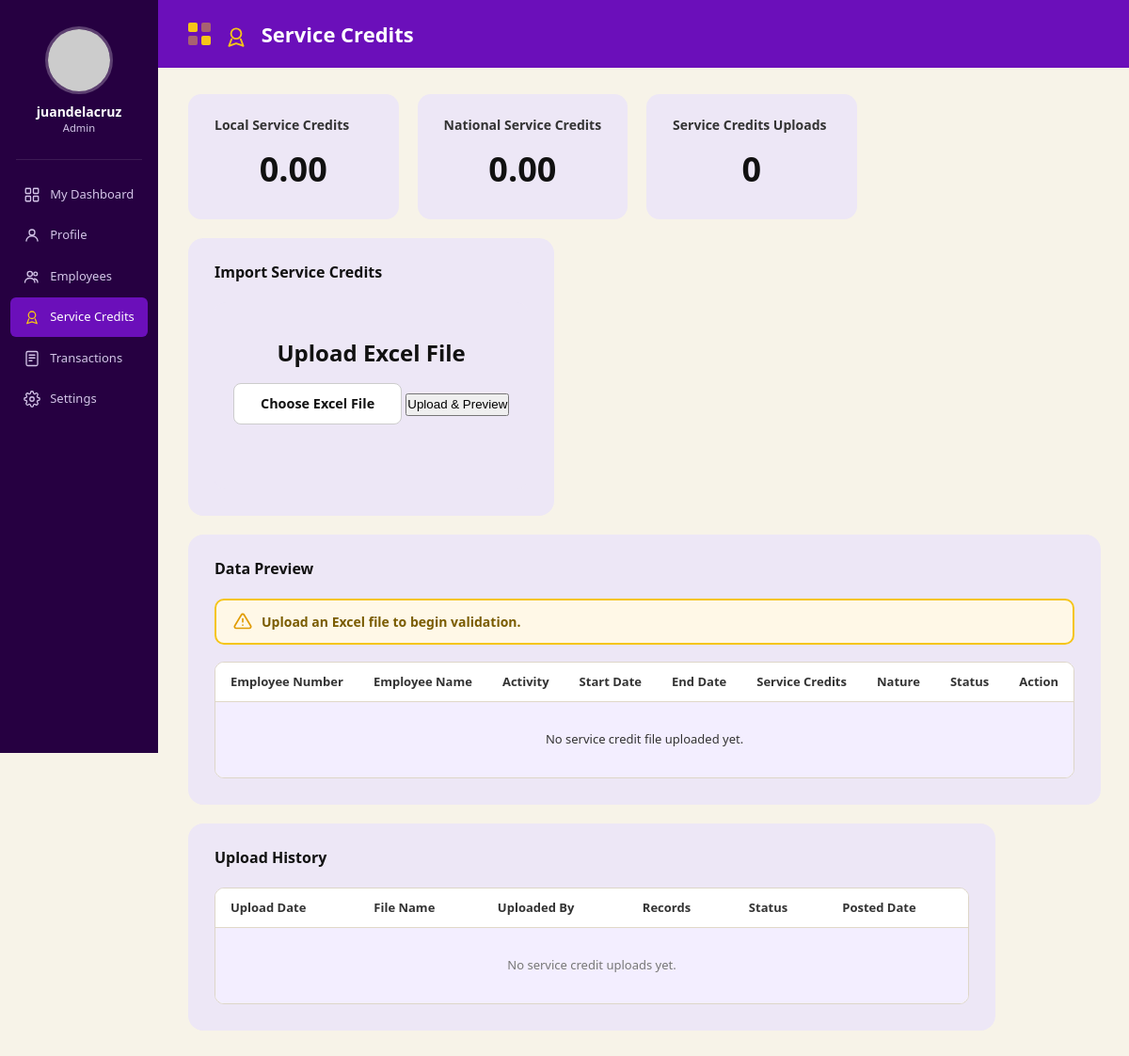
/Pages/Admin/adminServiceCredits.php (signed in), run on an earlier commit of the app's database.
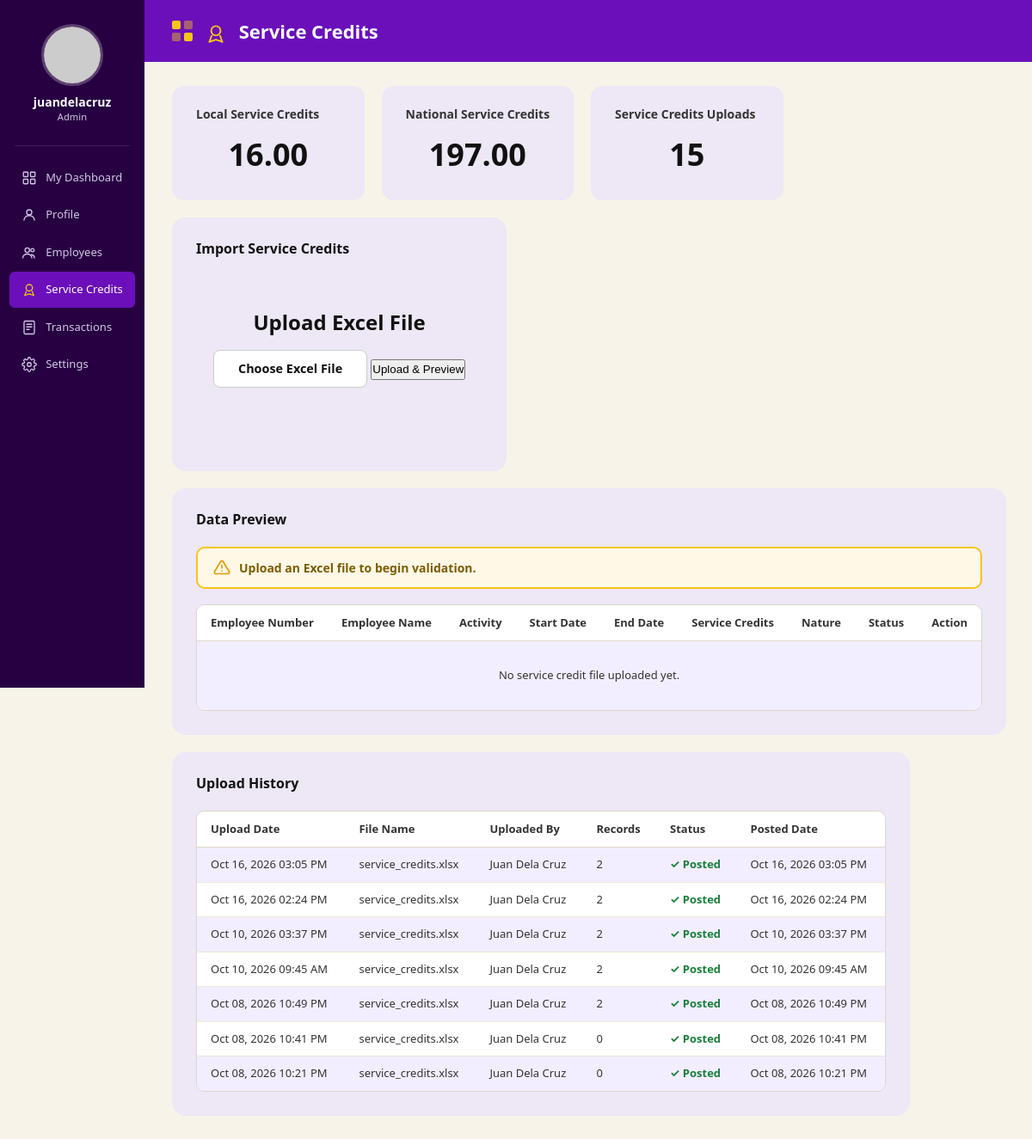
And on a later commit of the database.
### tables this page shows
CREATE TABLE `credit_upload_batches` (
  `upload_batch_id` int(10) UNSIGNED NOT NULL,
  `uploaded_by` int(10) UNSIGNED NOT NULL,
  `file_name` varchar(255) NOT NULL,
  `file_path` varchar(500) DEFAULT NULL,
  `status` enum('UPLOADED','POSTED','CANCELLED') NOT NULL DEFAULT 'UPLOADED',
  `uploaded_at` datetime NOT NULL DEFAULT current_timestamp(),
  `posted_at` datetime DEFAULT NULL
);

### Pages/Admin/adminServiceCredits.php (the view, shortened to what the changed rows need)
<?php
$pdo = db();
$localCreditsStatement = $pdo->prepare("
    SELECT COALESCE(
        SUM(
            CASE
                WHEN transaction_type = 'EARNED'
                    THEN credit_amount
                WHEN transaction_type = 'DEDUCTED'
                    THEN -credit_amount
                ELSE 0
            END
        ), 0
    ) AS total_local_credits
    FROM service_credit_transactions
    WHERE employee_id = ?
      AND credit_type_id = 1
");
$localCreditsStatement->execute([
    $_SESSION['employee_id']
]);
$result = $localCreditsStatement->fetch(PDO::FETCH_ASSOC);
$totalLocalCredits = (float) $result['total_local_credits'];
$nationalCreditsStatement = $pdo->prepare("
    SELECT COALESCE(
        SUM(
            CASE
                WHEN transaction_type = 'EARNED'
                    THEN credit_amount
                WHEN transaction_type = 'DEDUCTED'
                    THEN -credit_amount
                ELSE 0
            END
        ), 0
    ) AS total_national_credits
    FROM service_credit_transactions
    WHERE employee_id = ?
      AND credit_type_id = 2
");
$nationalCreditsStatement->execute([
    $_SESSION['employee_id']
]);
$result = $nationalCreditsStatement->fetch(PDO::FETCH_ASSOC);
$totalNationalCredits = (float) $result['total_national_credits'];
$uploadServiceStatement = $pdo->query("
    SELECT COUNT(*) AS total_upload_records
    FROM service_credit_transactions
");
$uploadService = $uploadServiceStatement->fetch();
$historyStatement = $pdo->query("
    SELECT
        b.upload_batch_id,
        b.file_name,
        b.uploaded_at,
        b.status,
        b.posted_at,
        CONCAT(
            e.first_name,
            ' ',
            e.last_name
        ) AS uploaded_by_name,
        COUNT(t.transaction_id) AS record_count
    FROM credit_upload_batches b
    INNER JOIN accounts a
        ON a.account_id = b.uploaded_by
    INNER JOIN employees e
        ON e.employee_id = a.employee_id
    LEFT JOIN service_credit_transactions t
        ON t.upload_batch_id = b.upload_batch_id
    GROUP BY
        b.upload_batch_id,
        b.file_name,
        b.uploaded_at,
        b.status,
        b.posted_at,
        e.first_name,
        e.last_name
    ORDER BY
        b.uploaded_at DESC
");
$uploadHistory = $historyStatement->fetchAll();
?>
<!DOCTYPE html>
<html lang="en">
<head>
  <link rel="stylesheet" href="../../styles/admin.css" />
</head>
<body>
  <div class="app-shell">
    <div class="main-wrapper">
      <header class="topbar" role="banner">
        <h1 class="topbar-title">
          <svg style="width:26px;height:26px;stroke:#F5C518;fill:none;stroke-width:1.75;stroke-linecap:round;stroke-linejoin:round;vertical-align:middle;margin-right:8px;" viewBox="0 0 24 24" aria-hidden="true">
            <circle cx="12" cy="9" r="5"/>
            <path d="M7.5 14.5L5 21l7-2.5L19 21l-2.5-6.5"/>
          </svg>
          Service Credits
        </h1>
      </header>
      <main class="page-content sc-page" id="mainContent">
          <div class="sc-stats" role="region" aria-label="Service credit statistics">
          <div class="sc-stat-card">
            <p class="sc-stat-label">Local Service Credits</p>
            <p class="sc-stat-number"><?= number_format((float) $totalLocalCredits, 2); ?></p>
          </div>
          <div class="sc-stat-card">
            <p class="sc-stat-label">National Service Credits</p>
            <p class="sc-stat-number"><?= number_format((float) $totalNationalCredits, 2); ?></p>
          </div>
          <div class="sc-stat-card">
            <p class="sc-stat-label">Service Credits Uploads</p>
            <p class="sc-stat-number"><?= $uploadService['total_upload_records']; ?></p>
          </div>
        </div>
        <section class="sc-card" aria-labelledby="importTitle">
          <h2 class="sc-card-title" id="importTitle">Import Service Credits</h2>
        </section>
        <section class="sc-card" aria-labelledby="previewTitle">
          <h2 class="sc-card-title" id="previewTitle">Data Preview</h2>
          <div class="sc-table-wrap">
            <table class="sc-table" aria-label="Service credit data preview">
              <thead>
                <tr>
                  <th>Employee Number</th>
                  <th>Employee Name</th>
                  <th>Activity</th>
                  <th>Start Date</th>
                  <th>End Date</th>
                  <th>Service Credits</th>
                  <th>Nature</th>
                  <th>Status</th>
                  <th>Action</th>
                </tr>
              </thead>
            </table>
          </div>
        </section>
       <section class="sc-card" aria-labelledby="historyTitle">
  <h2 class="sc-card-title" id="historyTitle">
    Upload History
  </h2>
  <div class="sc-table-wrap sc-history-wrap">
    <table class="sc-table" aria-label="Service credit upload history">
      <thead>
        <tr>
          <th>Upload Date</th>
          <th>File Name</th>
          <th>Uploaded By</th>
          <th>Records</th>
          <th>Status</th>
          <th>Posted Date</th>
        </tr>
      </thead>
      <tbody>
        <?php if (empty($uploadHistory)): ?>
          <tr>
            <td
              colspan="6"
              style="
                text-align:center;
                padding:30px;
                color:#777;
              "
            >
              No service credit uploads yet.
            </td>
          </tr>
        <?php else: ?>
          <?php foreach ($uploadHistory as $history): ?>
            <tr>
              <td>
                <?php
                  echo htmlspecialchars(
                    date(
                      'M d, Y h:i A',
                      strtotime($history['uploaded_at'])
                    )
                  );
                ?>
              </td>
              <td>
                <?php
                  echo htmlspecialchars(
                    $history['file_name']
                  );
                ?>
              </td>
              <td>
                <?php
                  echo htmlspecialchars(
                    $history['uploaded_by_name']
                  );
                ?>
              </td>
              <td>
                <?php
                  echo (int) $history['record_count'];
                ?>
              </td>
              <td>
                <?php if ($history['status'] === 'POSTED'): ?>
                  <strong class="sc-history-status-posted">
                    ✓ Posted
                  </strong>
                <?php endif; ?>
              </td>
              <td>
                <?php if (!empty($history['posted_at'])): ?>
                  <?php
                    echo htmlspecialchars(
                      date(
                        'M d, Y h:i A',
                        strtotime($history['posted_at'])
                      )
                    );
                  ?>
                <?php else: ?>
                  —
                <?php endif; ?>
              </td>
            </tr>
          <?php endforeach; ?>
        <?php endif; ?>
      </tbody>
    </table>
  </div>
</section>
      </main>
    </div>
  </div>
</body>
</html>

What changed in the data, as far as the page shows it:
added credit_upload_batches: uploaded_at "Oct 16, 2026 03:05 PM", file_name "service_credits.xlsx", uploaded_by_name "Juan Dela Cruz", record_count "2", status "✓ Posted", posted_at "Oct 16, 2026 03:05 PM"
added credit_upload_batches: uploaded_at "Oct 16, 2026 02:24 PM", file_name "service_credits.xlsx", uploaded_by_name "Juan Dela Cruz", record_count "2", status "✓ Posted", posted_at "Oct 16, 2026 02:24 PM"
added credit_upload_batches: uploaded_at "Oct 10, 2026 03:37 PM", file_name "service_credits.xlsx", uploaded_by_name "Juan Dela Cruz", record_count "2", status "✓ Posted", posted_at "Oct 10, 2026 03:37 PM"
added credit_upload_batches: uploaded_at "Oct 10, 2026 09:45 AM", file_name "service_credits.xlsx", uploaded_by_name "Juan Dela Cruz", record_count "2", status "✓ Posted", posted_at "Oct 10, 2026 09:45 AM"
added credit_upload_batches: uploaded_at "Oct 08, 2026 10:49 PM", file_name "service_credits.xlsx", uploaded_by_name "Juan Dela Cruz", record_count "2", status "✓ Posted", posted_at "Oct 08, 2026 10:49 PM"
added credit_upload_batches: uploaded_at "Oct 08, 2026 10:41 PM", file_name "service_credits.xlsx", uploaded_by_name "Juan Dela Cruz", record_count "0", status "✓ Posted", posted_at "Oct 08, 2026 10:41 PM"
added credit_upload_batches: uploaded_at "Oct 08, 2026 10:21 PM", file_name "service_credits.xlsx", uploaded_by_name "Juan Dela Cruz", record_count "0", status "✓ Posted", posted_at "Oct 08, 2026 10:21 PM"
Also different on the page:
$totalLocalCredits: "0.00" → "16.00"
$totalNationalCredits: "0.00" → "197.00"
$uploadService['total_upload_records']: "0" → "15"
text no longer shown: "No service credit uploads yet."
